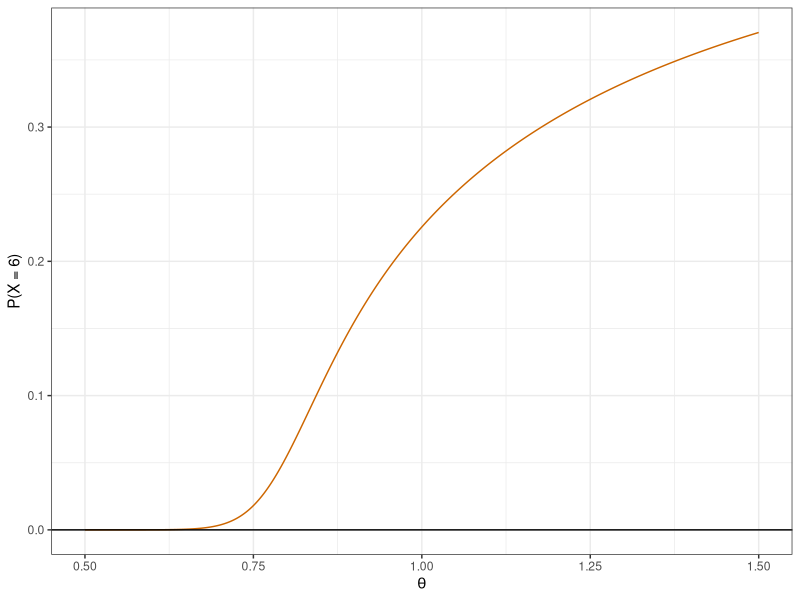

Here is the R script that generated this plot:
## ---- chunk 1
#| echo: false

default_chunk_hook  <- knitr::knit_hooks$get("chunk")

latex_font_size <- c("Huge", "huge", "LARGE", "Large", 
                     "large", "normalsize", "small", 
                     "footnotesize", "scriptsize", "tiny")

knitr::knit_hooks$set(chunk = function(x, options) {
  x <- default_chunk_hook(x, options)
  if(options$size %in% latex_font_size) {
    paste0("\n \\", options$size, "\n\n", 
      x, 
      "\n\n \\normalsize"
    )
  } else {
    x
  }
})
## ---- chunk 2
#| label: load-packages
#| include: false
library(tidyverse)
library(patchwork)
## ---- chunk 3
daltbinom <- function(x, size, prob, theta){
  normalizing.constant <- 0
  for(j in 0:size){
    normalizing.constant <- normalizing.constant + 
      choose(size, j) * prob^j * (1-prob)^(size-j) * theta^(j*(size-j))
  }
  # Probability Mass at x=x
  (1/normalizing.constant) *
    choose(size, x) * prob^x * (1-prob)^(size-x) * theta^(x*(size-x)) *
      (x>=0)*(x<=size)
}
## ---- chunk 4
daltbbinom.single <- function(x, size, alpha, beta, theta){
    integrand <- function(p) {
    sapply(p, # integrate will pass in a vector, so we use sapply to apply the following
           function(p_val){
             # f(x|p) * f(p|alpha, beta)
             daltbinom(x, size, p_val, theta) * dbeta(p_val, alpha, beta)
           }
    )
  }
  # Probability Mass at x=x
  # integrate(integrand, lower = 0, upper = 1)$value * (x>=0)*(x<=size)
  # I shrink the bounds below to avoid log(0)=-infinty
  # I use try() to catch when there is an error and avoid crashing
  res <- try(integrate(integrand, lower = 1e-7, upper = 1 - 1e-7)$value * 
                  (x>=0)*(x<=size), 
             silent = TRUE)
  # If there is an error, return a near-zero probability
  if(inherits(res, "try-error")) return(0.1^6)
  
  res
}
# Write a function that works on a vector
daltbbinom <- function(x, size, alpha, beta, theta){
  sapply(X=x, FUN=daltbbinom.single, size=size, alpha=alpha, beta=beta, theta=theta)
}
## ---- chunk 5
theta_seq = seq(0.5, 1.5, length.out=1000)
prob_x6 = rep(NA, length(theta_seq))
for(i in 1:length(theta_seq)){
  prob_x6[i] = daltbinom(x=6, size=11, prob=0.50, theta=theta_seq[i])
}
x6 <- tibble(theta = theta_seq,
            prob  = prob_x6)
ggplot(x6) +
  geom_line(aes(x = theta, y = prob), color = "darkorange3") +
  geom_hline(yintercept = 0) +
  theme_bw() +
  labs(x = expression(theta), y = "P(X = 6)")
  
